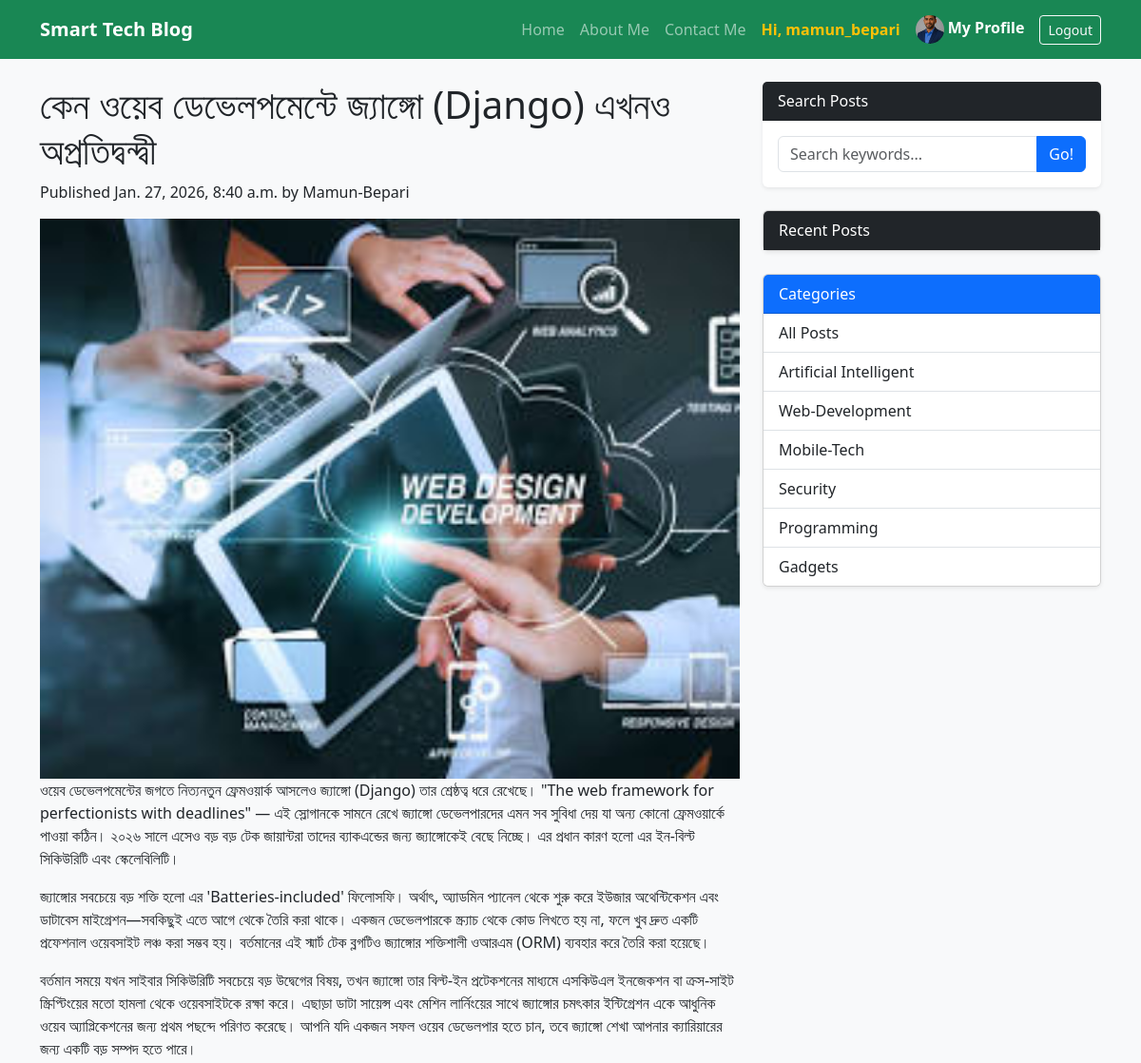
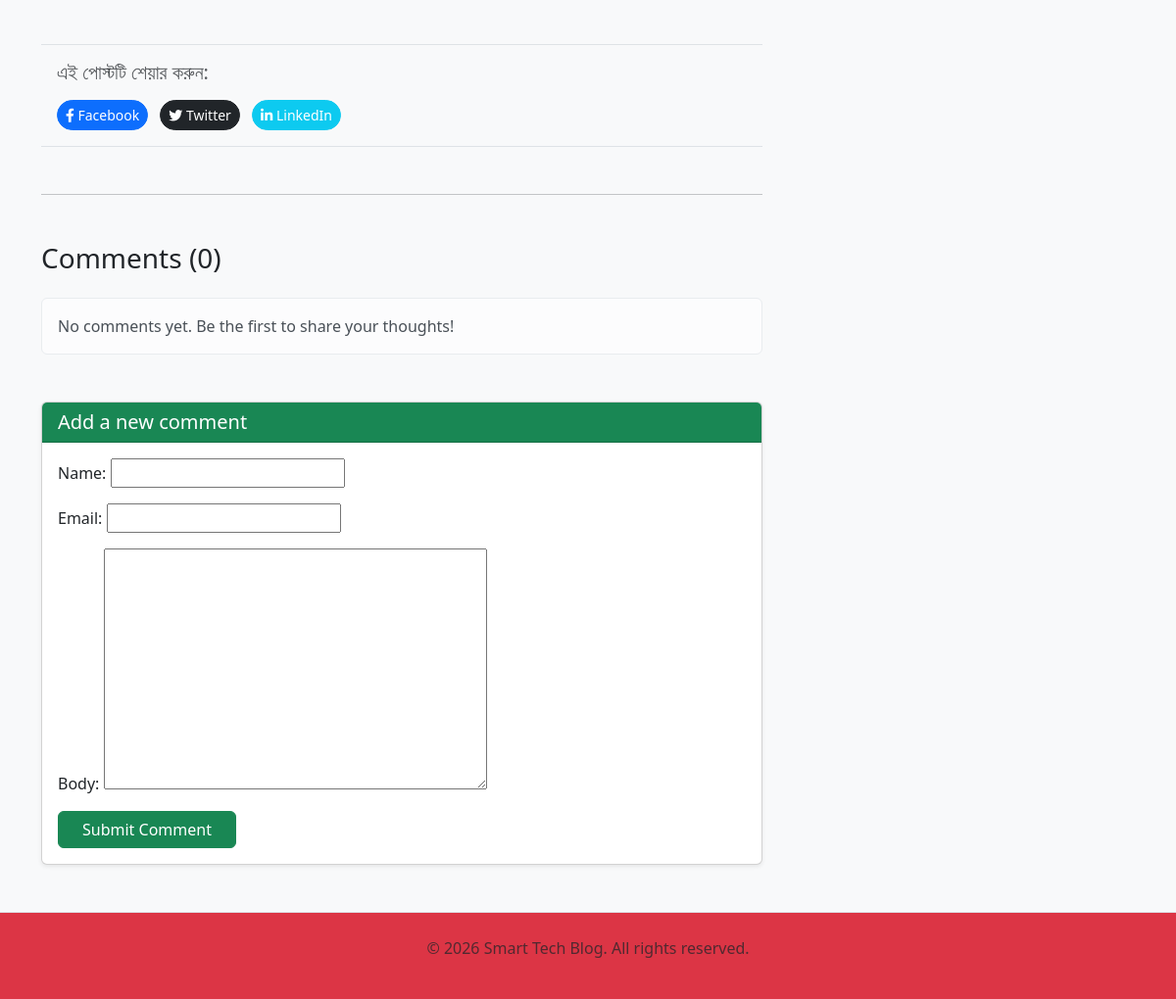
The app's page /2026/1/27/django/ (signed in) with its own data (2 pictures, top to bottom).
### accounts/models.py (models this page shows, shortened)
class Profile(models.Model):
   user = models.OneToOneField(User, on_delete=models.CASCADE)
   bio = models.TextField(blank=True)
   profile_pic = models.ImageField(upload_to='profile_pics', default='default.jpg')
   website_url = models.URLField(max_length=200, blank=True)

### blog/models.py (models this page shows, shortened)
class Post(models.Model):
   STATUS_CHOICES = (
      ('draft', 'Draft'),
      ('published', 'Published'),
   )
   title = models.CharField(max_length=250)
   slug = models.SlugField(max_length=250, unique_for_date='publish')
   author = models.ForeignKey(User, on_delete=models.CASCADE, related_name='blog_posts')
   body = models.TextField()
   image = models.ImageField(upload_to='blog/%Y/%m/%d/', blank=True)
   category = models.ForeignKey(Category, on_delete=models.SET_NULL, null=True, related_name='posts')
   publish = models.DateTimeField(default=timezone.now)
   created = models.DateTimeField(auto_now_add=True)
   updated = models.DateTimeField(auto_now=True)
   status = models.CharField(max_length=10, choices=STATUS_CHOICES, default='draft')
   class Meta:
      ordering = ('-publish',)

class Category(models.Model):
   name = models.CharField(max_length=50)
   slug = models.SlugField(unique=True)

### blog/views.py (the view, shortened to what this page needs)
# urls.py: path('<int:year>/<int:month>/<int:day>/<slug:slug>/', views.PostDetailView.as_view(), name='post_detail'),
class PostDetailView(DetailView, FormMixin): # FormMixin যোগ করা হয়েছে
   model = Post
   template_name = 'blog/post/detail.html'
   context_object_name = 'post'
   slug_url_kwarg = 'slug'
   query_pk_and_slug = False # আমরা শুধু স্ল্যাগ দিয়ে খুঁজব
   form_class = CommentForm # কোন ফর্মটি ব্যবহার হবে তা বলে দেওয়া
   def get_context_data(self, **kwargs):
      context = super().get_context_data(**kwargs)
      context['categories'] = Category.objects.all()
      context['comments'] = Comment.objects.filter(active=True)
      context['comment_form'] = self.get_form()
      return context
   def post(self, request, *args, **kwargs):
      self.object = self.get_object()
      form = self.get_form()
      if form.is_valid():
         return self.form_valid(form)
      else:
         return self.form_invalid(form)

### blog/forms.py
class CommentForm(forms.ModelForm):
    class Meta:
        model = Comment
        fields = ('name', 'email', 'body')

### blog/templatetags/blog_tags.py (called while the page is built)
@register.inclusion_tag('blog/post/lastest_posts.html')
def show_latest_posts(count=5):
   lastest_posts = Post.objects.filter(status='Published').order_by('-publish')[:count]
   return {'lastest_posts': lastest_posts}

### templates/blog/post/detail.html (shortened to what this page needs)
{% extends "base.html" %}
{% load markdownify %}
{% block content %}
   <h1>{{ post.title }}</h1>
   <p class="date">
      Published {{ post.publish }} by {{ post.author }}
   </p>
   {% if post.image %}
      <img src="{{ post.image.url }}" alt="{{ post.title }}" style="width:100%; height:auto;">
   {% endif %}
   <div class="body">
      {{ post.body|markdownify }}
   </div>
   <div class="share-buttons mt-5 p-3 border-top border-bottom">
      <h5 class="mb-3 text-muted">এই পোস্টটি শেয়ার করুন:</h5>
      <a href="https://www.facebook.com/sharer/sharer.php?u={{ request.build_absolute_uri }}"
         target="_blank" class="btn btn-primary btn-sm me-2 rounded-pill">
         <i class="fab fa-facebook-f"></i> Facebook
      </a>
      <a href="https://twitter.com/intent/tweet?url={{ request.build_absolute_uri }}&text={{ post.title }}"
         target="_blank" class="btn btn-dark btn-sm me-2 rounded-pill">
         <i class="fab fa-twitter"></i> Twitter
      </a>
      <a href="https://www.linkedin.com/shareArticle?mini=true&url={{ request.build_absolute_uri }}&title={{ post.title }}"
         target="_blank" class="btn btn-info btn-sm text-white rounded-pill">
         <i class="fab fa-linkedin-in"></i> LinkedIn
      </a>
   </div>
   <link rel="stylesheet" href="https://cdnjs.cloudflare.com/ajax/libs/prism/1.29.0/themes/prism-tomorrow.min.css">
   <hr class="my-5">
   <div class="comments-section mt-4">
      <h3 class="mb-4">Comments ({{ post.comments.count }})</h3>
      {% for comment in post.comments.all %}
         <div class="card mb-2 border-0 shadow-sm bg-white">
            <div class="card-body">
               <div class="d-flex justify-content-between">
                  <h6 class="fw-bold text-primary">{{ comment.name }}</h6>
                  <small class="text-muted">{{ comment.created|date:"M d, Y" }}</small>
               </div>
               <p class="mb-0 mt-2">{{ comment.body }}</p>
            </div>
         </div>
      {% empty %}
         <div class="alert alert-light">No comments yet. Be the first to share your thoughts!</div>
      {% endfor %}
      <div class="card mt-5 shadow-sm">
         <div class="card-header bg-success text-white">
            <h5 class="mb-0">Add a new comment</h5>
         </div>
         <div class="card-body">
            <form method="post">
               <div class="mb-3">
                   {{ form.as_p }}
               </div>
               <button type="submit" class="btn btn-success px-4">Submit Comment</button>
            </form>
         </div>
      </div>
   </div>
{% endblock %}

### templates/base.html (shortened to what this page needs)
{% load blog_tags %}
<!DOCTYPE html>
<html lang='en'>
<head>
    <link href="https://cdn.jsdelivr.net/npm/bootstrap@5.3.0/dist/css/bootstrap.min.css" rel="stylesheet">
    <link rel="stylesheet" href="https://cdnjs.cloudflare.com/ajax/libs/font-awesome/6.4.0/css/all.min.css">
</head>
<body class="bg-light">
    <nav class="navbar navbar-expand-lg navbar-dark bg-success mb-4">
        <div class="container">
            <a class="navbar-brand fw-bold" href="{% url 'blog:post_list' %}">Smart Tech Blog</a>
            <div class="collapse navbar-collapse" id="navbarNav">
                <ul class="navbar-nav ms-auto align-items-center">
                    <li class="nav-item">
                        <a class="nav-link" href="{% url 'blog:post_list' %}">Home</a>
                    </li>
                    <li class="nav-item">
                        <a class="nav-link" href="{% url 'blog:about' %}">About Me</a>
                    </li>
                    <li class="nav-item">
                        <a class="nav-link" href="{% url 'blog:contact' %}">Contact Me</a>
                    </li>
                    {% if user.is_authenticated %}
                        <li class=nav-item>
                            <span class="nav-link text-warning fw-bold"> Hi, {{ user.username }} </span>
                        </li>
                        <li class="nav-item">
                            <a class="nav-link text-white fw-bold" href="{% url 'accounts:profile' %}">
                            <img src="{{ user.profile.profile_pic.url }}" class="rounded-circle" style="width: 30px; height: 30px; object-fit: cover;">
                                     My Profile
                             </a>
                        </li>
                        <li class="nav-item">
                            <form action="{% url 'logout' %}" method="post" class="d-inline">
                                <button type="submit" class="btn btn-sm btn-outline-light ms-2">Logout</button>
                            </form>
                        </li>
                    {% endif %}
                </ul>
            </div>
        </div>
    </nav>
    <main class="container">
        <div class="row">
            <div class="col-lg-8">
                {% block content %}
                {% endblock %}
            </div>
            <div class="col-lg-4">
                <div class="card mb-4 shadow-sm border-0">
                    <div class="card-header bg-dark text-white font-weight-bold">Search Posts</div>
                    <div class="card-body">
                        <form action="{% url 'blog:post_list' %}" method="get">
                            <div class="input-group">
                                <input name="q" type="text" class="form-control" placeholder="Search keywords..." value="{{ query|default:'' }}">
                                <button class="btn btn-primary" type="submit">Go!</button>
                            </div>
                        </form>
                    </div>
                </div>
                {% show_latest_posts 5 %}
                <div class="card mb-4 shadow-sm">
                    <div class="card-header bg-primary text-white font-weight-bold">Categories</div>
                    <div class="list-group list-group-flush">
                        <a href="{% url 'blog:post_list' %}" class="list-group-item list-group-item-action">All Posts</a>
                        {% for c in categories %}
                            <a href="{% url 'blog:post_list_by_category' c.slug %}"
                               class="list-group-item list-group-item-action {% if category.slug == c.slug %}active{% endif %}">
                               {{ c.name }}
                            </a>
                        {% endfor %}
                    </div>
                </div>
            </div> </div> </main>
    <footer class="py-4 bg-danger border-top mt-5">
        <div class="container text-center text-muted">
            <p>&copy; 2026 Smart Tech Blog. All rights reserved.</p>
        </div>
    </footer>
</body>
</html>

### records on screen
Post: title "কেন ওয়েব ডেভেলপমেন্টে জ্যাঙ্গো (Django) এখনও অপ্রতিদ্বন্দ্বী", publish "Jan. 27, 2026, 8:40 a.m.", author "Mamun-Bepari", image (picture), body "ওয়েব ডেভেলপমেন্টের জগতে নিত্যনতুন ফ্রেমওয়ার্ক আসলেও জ্যাঙ্গো (Django) তার শ্রেষ্ঠত্ব ধরে রেখেছে। \"The web framework for perfectionists with deadlines\" — এই স্লোগানকে সামনে রেখে জ্যাঙ্গো ডেভেলপারদের এমন সব সুবিধা দেয় যা অন্য কোনো ফ্রেমওয়ার্কে পাওয়া কঠিন। ২০২৬ সালে এসেও বড় বড় টেক জায়ান্টরা তাদের ব্যাকএন্ডের জন্য জ্যাঙ্গোকেই বেছে নিচ্ছে। এর প্রধান কারণ হলো এর ইন-বিল্ট সিকিউরিটি এবং স্কেলেবিলিটি। জ্যাঙ্গোর সবচেয়ে বড় শক্তি হলো এর 'Batteries-included' ফিলোসফি। অর্থাৎ, অ্যাডমিন প্যানেল থেকে শুরু করে ইউজার অথেন্টিকেশন এবং ডাটাবেস মাইগ্রেশন—সবকিছুই এতে আগে থেকে তৈরি করা থাকে। একজন ডেভেলপারকে স্ক্র্যাচ থেকে কোড লিখতে হয় না, ফলে খুব দ্রুত একটি প্রফেশনাল ওয়েবসাইট লঞ্চ করা সম্ভব হয়। বর্তমানের এই স্মার্ট…", comments.count "0"
Category: name "Artificial Intelligent"
Category: name "Web-Development"
Category: name "Mobile-Tech"
Category: name "Security"
Category: name "Programming"
Category: name "Gadgets"

### other values on screen
{{ user.username }} "mamun_bepari"
